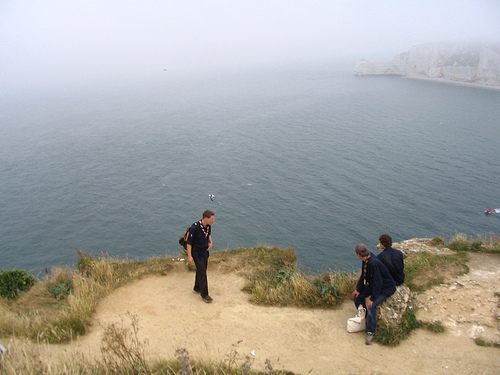
#> input picture demoImage/2.jpg, 500 x 375 px, found by its file name
$ python 9.Basic_image.py
#> lines starting #> are read from the running program, lines starting #| are printed output that depends on the picture; after the words box and inside, x2 and y2 are one past the last pixel; in counts of white or black regions, pixels touching at a corner belong together
import cv2 as cv

img = cv.imread("OpenCV//demoImage//2.jpg")
#> img is the input picture: shape (375, 500, 3); mean B, G, R 159.2, 163.8, 164.8

cv.imshow("Original", img)

#Blur
blur = cv.GaussianBlur(img, (5, 5), cv.BORDER_DEFAULT)
cv.imshow("Blur", blur)

#Edge Cascade
# By using Blur we can reduce noise and improve the edge detection.
canny = cv.Canny(blur, 125, 175)
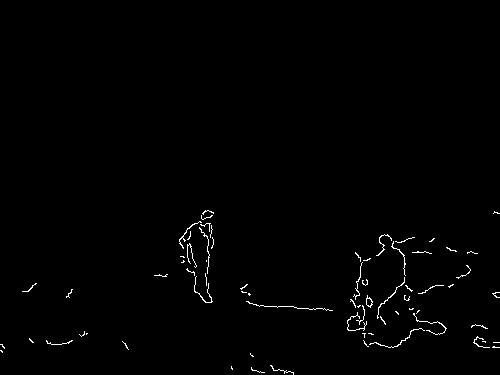
#> canny: shape (375, 500); 0.84% white in thin lines or dots, all inside (x1, y1, x2, y2) = (0, 210, 500, 375)
cv.imshow("Canny", canny)

#Dialet
dilated = cv.dilate(canny, (3, 3), iterations=3)
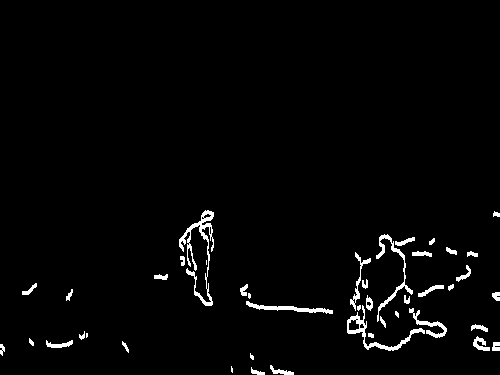
#> dilated: shape (375, 500); 2.3% white; 43 white regions (7 under 20 px), largest, box (x1, y1, x2, y2) and area: (179, 210, 214, 306) 776, (347, 305, 425, 351) 518, (376, 234, 413, 322) 424
cv.imshow("Dilated", dilated)

# Eroding
eroded = cv.erode(dilated, (3, 3), iterations=1)
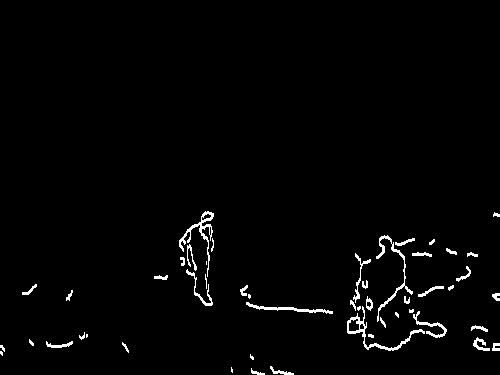
#> eroded: shape (375, 500); 1.8% white in thin lines or dots, all inside (x1, y1, x2, y2) = (0, 211, 500, 375)
cv.imshow("Eroded", eroded)

#Resizing
# we can also use cv.INTER_LINEAR for larger image but cubic give more better result
# for smaller image we can use cv.INTER_AREA
resized = cv.resize(img, (700,500), interpolation=cv.INTER_CUBIC)
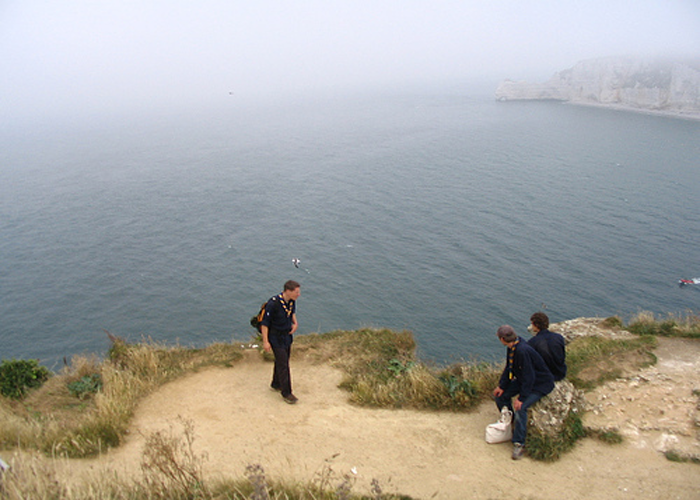
#> resized: shape (500, 700, 3); mean B, G, R 159.2, 163.8, 164.8
cv.imshow("Resized", resized)

#Cropping
cropped = img[50:200, 200:400]
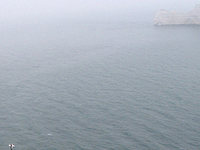
#> cropped: shape (150, 200, 3); mean B, G, R 183.5, 173.6, 164.9
cv.imshow("Cropped", cropped)


cv.waitKey(0)

$ run again, with demoImage/1.jpg copied over demoImage/2.jpg
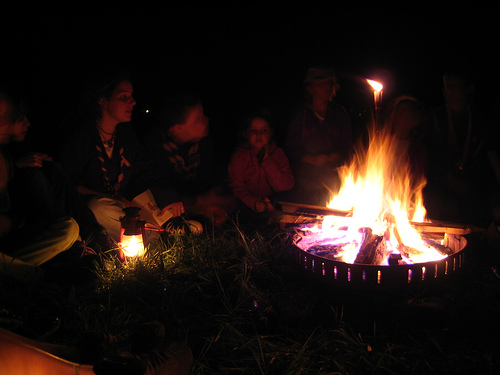
#> input picture demoImage/1.jpg, 500 x 375 px, found by its file name
#> img is the input picture: shape (375, 500, 3); mean B, G, R 16.8, 20.2, 30.9
#> `canny = cv.Canny(blur, 125, 175)`:
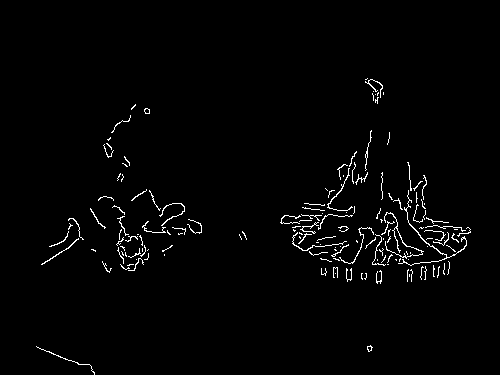
#> canny: shape (375, 500); 1.8% white in thin lines or dots, all inside (x1, y1, x2, y2) = (36, 78, 471, 375)
#> dilated: shape (375, 500); 4.6% white; 49 white regions (7 under 20 px), largest, box (x1, y1, x2, y2) and area: (365, 175, 471, 285) 2590, (280, 151, 374, 267) 2073, (112, 205, 149, 274) 685
#> eroded: shape (375, 500); 3.8% white in thin lines or dots, all inside (x1, y1, x2, y2) = (36, 79, 471, 375)
#> `cropped = img[50:200, 200:400]`:
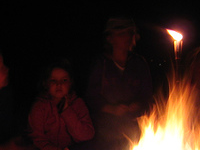
#> cropped: shape (150, 200, 3); mean B, G, R 22, 28.4, 46.4

$ run again, with demoImage/3.jpg copied over demoImage/2.jpg
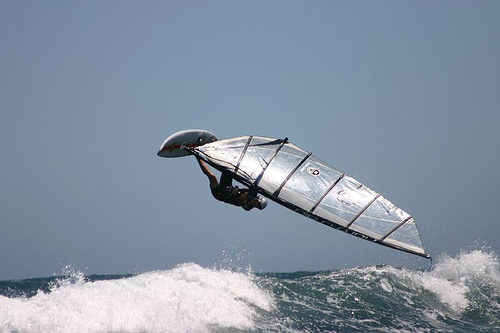
#> input picture demoImage/3.jpg, 500 x 333 px, found by its file name
#> img is the input picture: shape (333, 500, 3); mean B, G, R 161.7, 145.9, 132.1
#> `canny = cv.Canny(blur, 125, 175)`:
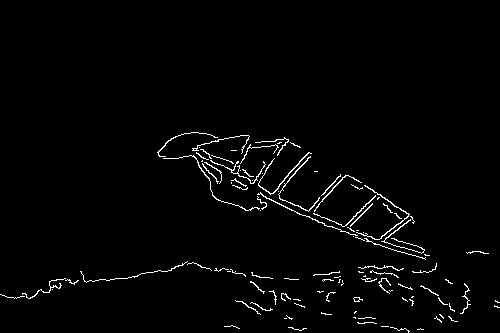
#> canny: shape (333, 500); 2% white in thin lines or dots, all inside (x1, y1, x2, y2) = (0, 132, 500, 333)
#> dilated: shape (333, 500); 5.9% white; 43 white regions (2 under 20 px), largest, box (x1, y1, x2, y2) and area: (157, 132, 430, 263) 5524, (358, 265, 404, 297) 567, (80, 261, 212, 286) 550
#> eroded: shape (333, 500); 4.7% white; 46 white regions (4 under 20 px), largest, box (x1, y1, x2, y2) and area: (157, 133, 430, 263) 4432, (80, 262, 212, 286) 418, (358, 266, 404, 285) 350
#> `cropped = img[50:200, 200:400]`:
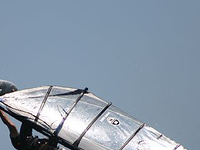
#> cropped: shape (150, 200, 3); mean B, G, R 168.4, 152.1, 137.2

$ run again, with demoImage/4.jpg copied over demoImage/2.jpg
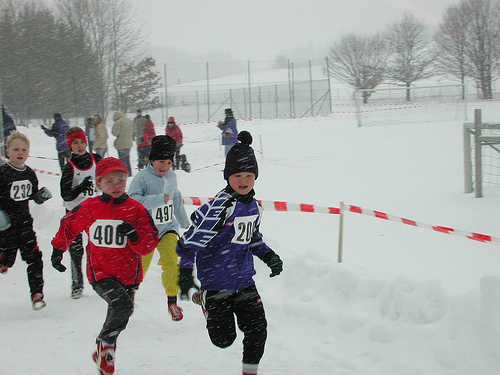
#> input picture demoImage/4.jpg, 500 x 375 px, found by its file name
#> img is the input picture: shape (375, 500, 3); mean B, G, R 161.7, 163.1, 162.4
#> `canny = cv.Canny(blur, 125, 175)`:
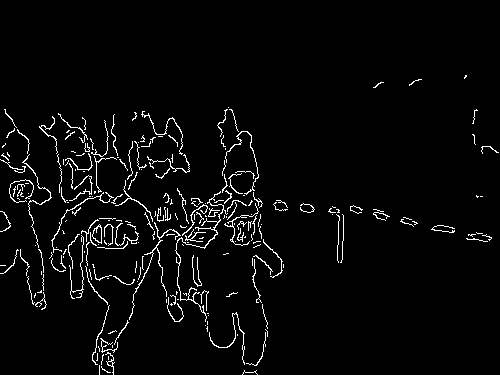
#> canny: shape (375, 500); 3.4% white in thin lines or dots, all inside (x1, y1, x2, y2) = (0, 75, 499, 375)
#> dilated: shape (375, 500); 8% white; 60 white regions (16 under 20 px), largest, box (x1, y1, x2, y2) and area: (69, 107, 263, 375) 6196, (39, 113, 155, 275) 2533, (0, 109, 52, 313) 1460
#> eroded: shape (375, 500); 6.6% white in thin lines or dots, all inside (x1, y1, x2, y2) = (0, 76, 499, 375)
#> `cropped = img[50:200, 200:400]`:
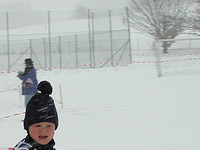
#> cropped: shape (150, 200, 3); mean B, G, R 188.5, 190.6, 184.4
